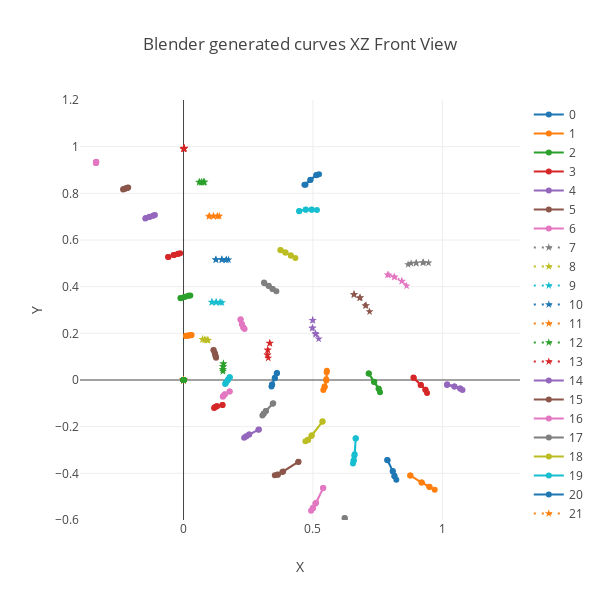

Source (notebook cell):
### Code cell
nx = np.concatenate((nc[0], nc[1], nc[2], nc[3], nc[4], nc[5], nc[6]))
gx = gy.FormatNetworkToGraphColumns(nx, xOffset=0, yOffset=14, colPoints=7)

layout = go.Layout(
    title = 'Initial Curves',
    height = 600,
    width = 600,
    hovermode= 'closest',
    xaxis= dict(
        title= 'X',
        range = [-.4,1.3],
    ),
    yaxis=dict(
        title= 'Y',
        range = [-.6,1.2],
    )
)
layout.title = 'Blender generated curves XZ Front View'
f = gy.graphCurves(gx, layout, dashRange=range(7,14))
f = gy.graphCurves(gx, layout, dashRange=gy.rangeList([range(7,14),range(21,28)]))
offline.iplot(f)

### Figure 1 — Plotly figure (JSON) as saved in the notebook; plotly's stock layout.template omitted (floating-point values rounded to 4 significant figures)
{"data": [{"line": {"shape": "spline"}, "name": "0", "type": "scatter", "uid": "b7f0ceda-c406-44b1-bac7-b46ac38f741a", "x": [-1.919e-08, 5.959e-05, 2.132e-06, 9.772e-06, 8.668e-06, 3.496e-05, 1.068e-09], "y": [4.778e-08, 7.342e-05, 2.779e-05, 3.187e-05, 4.368e-05, 4.538e-05, 1.58e-09]}, {"line": {"shape": "spline"}, "name": "1", "type": "scatter", "uid": "ef9eda9a-f3bf-4a16-b089-341d4f6522d0", "x": [0.0094, 0.01802, 0.02683, 0.03121, 0.02764, 0.01925, 0.01017], "y": [0.1895, 0.1907, 0.1921, 0.1929, 0.1915, 0.1905, 0.1883]}, {"line": {"shape": "spline"}, "name": "2", "type": "scatter", "uid": "41c00080-3904-4265-8930-14f925d3f1c4", "x": [-0.01195, 0.005312, 0.01846, 0.02624, 0.01968, 0.003758, -0.01041], "y": [0.3513, 0.3572, 0.3613, 0.3624, 0.3609, 0.3557, 0.3506]}, {"line": {"shape": "spline"}, "name": "3", "type": "scatter", "uid": "019ddf30-cd13-444d-b83f-a9bf67807800", "x": [-0.05974, -0.03614, -0.0215, -0.01318, -0.0211, -0.03841, -0.05803], "y": [0.5271, 0.5353, 0.5399, 0.5436, 0.5413, 0.5357, 0.5276]}, {"line": {"shape": "spline"}, "name": "4", "type": "scatter", "uid": "1614f7a0-b198-43c7-82a6-ccfb35d61d40", "x": [-0.1477, -0.1316, -0.1175, -0.1106, -0.1169, -0.1316, -0.1457], "y": [0.6922, 0.6991, 0.7043, 0.707, 0.705, 0.6999, 0.6944]}, {"line": {"shape": "spline"}, "name": "5", "type": "scatter", "uid": "6c863863-6f3f-403d-ac85-42b0dafc988d", "x": [-0.2334, -0.2252, -0.2176, -0.2139, -0.2164, -0.2234, -0.2318], "y": [0.8169, 0.8198, 0.8227, 0.8249, 0.8241, 0.8213, 0.8186]}, {"line": {"shape": "spline"}, "name": "6", "type": "scatter", "uid": "3bdf8ffb-f874-49cd-83a3-770124dba7ce", "x": [-0.3385, -0.338, -0.3375, -0.3373, -0.3376, -0.338, -0.3385], "y": [0.9305, 0.9324, 0.9341, 0.9352, 0.9341, 0.9324, 0.9305]}, {"line": {"dash": "2px,6px", "shape": "spline"}, "marker": {"symbol": "star"}, "name": "7", "type": "scatter", "uid": "31f4bf7f-caf6-41b8-aced-4ddfc0eb0dcf", "x": [-1.328e-09, 8.11e-05, 1.151e-05, 2.008e-05, 2.308e-05, 4.837e-05, 1.18e-09], "y": [5.14e-08, 4.861e-05, 2.538e-05, 2.661e-05, 3.808e-05, 3.069e-05, 1.184e-09]}, {"line": {"dash": "2px,6px", "shape": "spline"}, "marker": {"symbol": "star"}, "name": "8", "type": "scatter", "uid": "74ac50dc-aab4-439e-8dbd-6a7df5a458e6", "x": [0.07364, 0.08216, 0.09092, 0.0953, 0.09148, 0.08324, 0.07396], "y": [0.1749, 0.173, 0.1714, 0.1706, 0.1705, 0.1724, 0.1734]}, {"line": {"dash": "2px,6px", "shape": "spline"}, "marker": {"symbol": "star"}, "name": "9", "type": "scatter", "uid": "71c03b90-1ce1-4d99-88a5-c4ebb38e706a", "x": [0.1089, 0.1272, 0.1409, 0.1486, 0.1419, 0.1252, 0.1101], "y": [0.3342, 0.3339, 0.3332, 0.3316, 0.3324, 0.3329, 0.333]}, {"line": {"dash": "2px,6px", "shape": "spline"}, "marker": {"symbol": "star"}, "name": "10", "type": "scatter", "uid": "c8e55f85-90ee-461b-ad54-aac475a25aec", "x": [0.1242, 0.1491, 0.1644, 0.1735, 0.1653, 0.1471, 0.1259], "y": [0.5158, 0.5154, 0.5147, 0.5153, 0.5159, 0.5165, 0.5157]}, {"line": {"dash": "2px,6px", "shape": "spline"}, "marker": {"symbol": "star"}, "name": "11", "type": "scatter", "uid": "60165320-6f51-40fa-a939-140f74787f7f", "x": [0.09793, 0.1155, 0.1304, 0.1379, 0.1313, 0.1157, 0.1006], "y": [0.701, 0.7019, 0.702, 0.7022, 0.7025, 0.7027, 0.7024]}, {"line": {"dash": "2px,6px", "shape": "spline"}, "marker": {"symbol": "star"}, "name": "12", "type": "scatter", "uid": "a1683cb7-893d-4d77-a6d7-b4c4558f9301", "x": [0.06006, 0.06879, 0.07689, 0.08118, 0.0785, 0.07091, 0.06215], "y": [0.8475, 0.8473, 0.8475, 0.8483, 0.8484, 0.8482, 0.8485]}, {"line": {"dash": "2px,6px", "shape": "spline"}, "marker": {"symbol": "star"}, "name": "13", "type": "scatter", "uid": "3d635597-199a-4a8c-9706-d587be258292", "x": [0.000153, 0.001305, 0.002337, 0.002922, 0.002261, 0.001256, 0.0001344], "y": [0.9901, 0.9917, 0.9932, 0.9942, 0.9932, 0.9918, 0.9902]}, {"line": {"shape": "spline"}, "name": "14", "type": "scatter", "uid": "45acdf56-a069-4453-a74f-66207901e9ca", "x": [-9.126e-10, -3.864e-05, -4.804e-05, 0.0001305, 3.639e-05, -0.0001354, 9.126e-10], "y": [-5.208e-10, 6.515e-05, 9.949e-05, 4.398e-05, -2.796e-06, 1.566e-05, 5.208e-10]}, {"line": {"shape": "spline"}, "name": "15", "type": "scatter", "uid": "5364770b-638b-4e19-9a95-8bc3255a7260", "x": [0.1157, 0.1209, 0.1235, 0.1256, 0.1241, 0.1213, 0.1165], "y": [0.1282, 0.1152, 0.1031, 0.09582, 0.1032, 0.1138, 0.1278]}, {"line": {"shape": "spline"}, "name": "16", "type": "scatter", "uid": "99f4bc7d-7f03-4dff-acca-26ed3a4e04d5", "x": [0.2202, 0.2258, 0.2314, 0.2359, 0.2307, 0.2252, 0.2205], "y": [0.2585, 0.2394, 0.2253, 0.2186, 0.2253, 0.2398, 0.2602]}, {"line": {"shape": "spline"}, "name": "17", "type": "scatter", "uid": "2df49b23-67a7-476c-b98e-1c2249375a0f", "x": [0.3111, 0.3284, 0.3447, 0.3586, 0.3435, 0.3296, 0.3122], "y": [0.4182, 0.4036, 0.3895, 0.3802, 0.3898, 0.4024, 0.4151]}, {"line": {"shape": "spline"}, "name": "18", "type": "scatter", "uid": "286a058e-8db6-487b-ad84-bb9a8c6f6d57", "x": [0.3758, 0.3936, 0.4146, 0.4321, 0.4145, 0.3937, 0.3741], "y": [0.5565, 0.5462, 0.5336, 0.5233, 0.5337, 0.5464, 0.5575]}, {"line": {"shape": "spline"}, "name": "19", "type": "scatter", "uid": "bf68486a-34bb-4e6c-a263-8e1769fe35dd", "x": [0.4473, 0.472, 0.4952, 0.5155, 0.4953, 0.4725, 0.4467], "y": [0.7247, 0.7295, 0.7301, 0.7288, 0.7302, 0.7305, 0.7237]}, {"line": {"shape": "spline"}, "name": "20", "type": "scatter", "uid": "28425da9-b12e-40a8-8104-48e8a710e94e", "x": [0.467, 0.4904, 0.5134, 0.5234, 0.5131, 0.4902, 0.4713], "y": [0.8365, 0.8586, 0.8781, 0.8818, 0.8771, 0.857, 0.8363]}, {"line": {"dash": "2px,6px", "shape": "spline"}, "marker": {"symbol": "star"}, "name": "21", "type": "scatter", "uid": "2a9ad19b-1f85-4623-99bc-e43f79980956", "x": [-5.991e-10, 3.49e-05, -3.58e-05, -2.245e-05, 1.488e-05, -1.244e-05, 5.991e-10], "y": [-1.476e-10, 8.192e-06, -2.199e-05, -8.885e-06, 2.536e-06, -1.181e-05, 1.476e-10]}, {"line": {"dash": "2px,6px", "shape": "spline"}, "marker": {"symbol": "star"}, "name": "22", "type": "scatter", "uid": "e55eed52-55f4-488c-8518-b8eb645e1192", "x": [0.1544, 0.1523, 0.1522, 0.1523, 0.1521, 0.1529, 0.1541], "y": [0.06983, 0.05785, 0.04462, 0.03728, 0.04502, 0.05761, 0.06945]}, {"line": {"dash": "2px,6px", "shape": "spline"}, "marker": {"symbol": "star"}, "name": "23", "type": "scatter", "uid": "b9175df3-9358-466c-9cc7-32e4f89f5097", "x": [0.3335, 0.3248, 0.3244, 0.3275, 0.3242, 0.3256, 0.3329], "y": [0.1582, 0.1287, 0.1077, 0.09433, 0.107, 0.1288, 0.1574]}, {"line": {"dash": "2px,6px", "shape": "spline"}, "marker": {"symbol": "star"}, "name": "24", "type": "scatter", "uid": "06a312a9-fa14-4a04-87c9-a63c49ab3e89", "x": [0.4995, 0.4973, 0.5097, 0.5222, 0.5108, 0.499, 0.4986], "y": [0.2562, 0.2215, 0.1997, 0.1762, 0.1959, 0.2242, 0.256]}, {"line": {"dash": "2px,6px", "shape": "spline"}, "marker": {"symbol": "star"}, "name": "25", "type": "scatter", "uid": "5b279ffd-c23e-4bd7-aabd-3f3d1fab1f6f", "x": [0.6575, 0.6802, 0.7025, 0.7189, 0.7054, 0.6828, 0.6598], "y": [0.3663, 0.3517, 0.3184, 0.2928, 0.3194, 0.353, 0.3665]}, {"line": {"dash": "2px,6px", "shape": "spline"}, "marker": {"symbol": "star"}, "name": "26", "type": "scatter", "uid": "58a882c9-ede8-47bc-99ba-4fb55ea90aae", "x": [0.788, 0.8139, 0.8434, 0.8619, 0.8434, 0.8153, 0.7928], "y": [0.4511, 0.4423, 0.4246, 0.4038, 0.4231, 0.4413, 0.4499]}, {"line": {"dash": "2px,6px", "shape": "spline"}, "marker": {"symbol": "star"}, "name": "27", "type": "scatter", "uid": "d380fb53-705c-4b0f-b424-0538173c9e90", "x": [0.8676, 0.8983, 0.9243, 0.9466, 0.927, 0.8999, 0.8792], "y": [0.4952, 0.5011, 0.5027, 0.5021, 0.5033, 0.5014, 0.4998]}, {"line": {"shape": "spline"}, "name": "28", "type": "scatter", "uid": "9b28dceb-6d68-4894-a8db-7ab19200c847", "x": [-1.118e-10, 2.298e-05, -9.954e-06, 2.488e-05, -1.995e-05, -1.054e-05, -7.026e-18], "y": [-2.082e-18, 7.176e-06, -5.761e-07, 5.316e-06, 2.815e-05, 4.674e-06, 1.665e-18]}, {"line": {"shape": "spline"}, "name": "29", "type": "scatter", "uid": "52c0d5d1-660a-465d-a4e8-8ef3585914f6", "x": [0.1789, 0.1709, 0.1631, 0.1608, 0.1634, 0.1706, 0.1775], "y": [0.01137, -0.0002205, -0.01248, -0.0176, -0.01152, -0.001581, 0.0117]}, {"line": {"shape": "spline"}, "name": "30", "type": "scatter", "uid": "324df6a0-9044-4ab7-a948-a4acd213f173", "x": [0.36, 0.3527, 0.3421, 0.3398, 0.3426, 0.3526, 0.3613], "y": [0.02908, 0.007708, -0.01912, -0.02789, -0.0195, 0.009425, 0.0303]}, {"line": {"shape": "spline"}, "name": "31", "type": "scatter", "uid": "faac1c30-f086-40b2-bc3e-152f93a3c4fd", "x": [0.5539, 0.5518, 0.5456, 0.5402, 0.5448, 0.5514, 0.553], "y": [0.0395, -0.001871, -0.02956, -0.04247, -0.02794, 0.00318, 0.03366]}, {"line": {"shape": "spline"}, "name": "32", "type": "scatter", "uid": "2228c9eb-b8fe-4666-ac5b-f9c01431655d", "x": [0.7155, 0.7359, 0.7535, 0.7592, 0.7543, 0.7369, 0.7156], "y": [0.02831, -0.008196, -0.03794, -0.05199, -0.03782, -0.007021, 0.02803]}, {"line": {"shape": "spline"}, "name": "33", "type": "scatter", "uid": "9fe68bef-8246-4767-85f2-9e1c5352d501", "x": [0.8893, 0.9165, 0.9344, 0.9409, 0.9349, 0.9168, 0.8885], "y": [0.008636, -0.02166, -0.0414, -0.05612, -0.04154, -0.02158, 0.01042]}, {"line": {"shape": "spline"}, "name": "34", "type": "scatter", "uid": "1012bb6b-3678-456c-864d-54ecaba6f7e6", "x": [1.019, 1.047, 1.069, 1.078, 1.069, 1.046, 1.018], "y": [-0.01849, -0.02781, -0.03609, -0.0428, -0.03614, -0.02834, -0.02157]}, {"line": {"shape": "spline"}, "name": "35", "type": "scatter", "uid": "b5980f6c-3370-41ac-8957-2c14689b4b1a", "x": [6.985e-12, 0.0001122, 0.001513, 0.0002053, 0.001369, -0.00046, 1.397e-11], "y": [1.066e-16, -0.0001846, 5.368e-05, 0.0004543, 6.521e-05, -0.0003703, -2.665e-16]}, {"line": {"shape": "spline"}, "name": "36", "type": "scatter", "uid": "20df0a9e-9cf1-46c6-9d69-360a4fcf0ce8", "x": [0.1777, 0.1598, 0.1536, 0.1517, 0.1544, 0.1591, 0.1784], "y": [-0.04913, -0.06153, -0.0685, -0.07198, -0.06788, -0.06162, -0.04903]}, {"line": {"shape": "spline"}, "name": "37", "type": "scatter", "uid": "dc38277c-7639-48cd-b1c4-2ffa2a9ca2bf", "x": [0.3465, 0.3179, 0.3097, 0.3046, 0.3102, 0.3186, 0.3447], "y": [-0.09996, -0.1329, -0.1446, -0.1521, -0.1434, -0.1327, -0.1017]}, {"line": {"shape": "spline"}, "name": "38", "type": "scatter", "uid": "db3d0c88-c601-4e88-b119-220fbbb48522", "x": [0.5366, 0.4937, 0.4801, 0.471, 0.4816, 0.4957, 0.5372], "y": [-0.1787, -0.2403, -0.2564, -0.2629, -0.2569, -0.2366, -0.1769]}, {"line": {"shape": "spline"}, "name": "39", "type": "scatter", "uid": "69369818-6724-40fd-9fb3-4b5d4382cf3e", "x": [0.6657, 0.6598, 0.6584, 0.6546, 0.6566, 0.6613, 0.6646], "y": [-0.2499, -0.3248, -0.3455, -0.3581, -0.3453, -0.3187, -0.251]}, {"line": {"shape": "spline"}, "name": "40", "type": "scatter", "uid": "48382dec-97a2-4f8e-ae6f-fba5355c7ef0", "x": [0.7886, 0.8086, 0.8152, 0.8221, 0.8146, 0.8083, 0.7867], "y": [-0.3438, -0.3918, -0.4104, -0.4277, -0.4125, -0.3902, -0.3425]}, {"line": {"shape": "spline"}, "name": "41", "type": "scatter", "uid": "58e9eba4-2658-4f47-9d44-6a302014563e", "x": [0.8758, 0.9193, 0.9495, 0.9704, 0.9508, 0.9207, 0.8767], "y": [-0.4088, -0.4391, -0.4579, -0.4707, -0.4583, -0.4391, -0.4092]}, {"line": {"shape": "spline"}, "name": "42", "type": "scatter", "uid": "b5473c5c-23d2-433f-bd17-0c148bfb0c5e", "x": [2.764e-09, 4.232e-05, 0.00144, 0.0003483, 0.001309, -0.000559, -2.744e-09], "y": [-4.886e-10, -0.0002118, -0.0004669, 0.0003566, -0.0004071, -0.0001906, 4.814e-10]}, {"line": {"shape": "spline"}, "name": "43", "type": "scatter", "uid": "0b349ad0-a3b8-4f21-ba51-37accde75a8f", "x": [0.1502, 0.1291, 0.1209, 0.1179, 0.1218, 0.1284, 0.1509], "y": [-0.1069, -0.1125, -0.1169, -0.1195, -0.1166, -0.1123, -0.1071]}, {"line": {"shape": "spline"}, "name": "44", "type": "scatter", "uid": "4a6ecee1-0b39-492b-87dc-fcacdac8c553", "x": [0.2914, 0.2533, 0.2415, 0.2342, 0.2425, 0.2539, 0.2891], "y": [-0.2124, -0.2336, -0.2417, -0.2471, -0.2409, -0.2337, -0.2135]}, {"line": {"shape": "spline"}, "name": "45", "type": "scatter", "uid": "0aa3dfd9-891e-4c3c-8369-4f219eaa6f83", "x": [0.4431, 0.3817, 0.3634, 0.3527, 0.3647, 0.3849, 0.4443], "y": [-0.3515, -0.3946, -0.4051, -0.4082, -0.4061, -0.3919, -0.35]}, {"line": {"shape": "spline"}, "name": "46", "type": "scatter", "uid": "c9de6d63-6220-4894-b3c3-b58e2fa35f27", "x": [0.5401, 0.509, 0.5005, 0.4927, 0.499, 0.5124, 0.5387], "y": [-0.4625, -0.5309, -0.5498, -0.5604, -0.549, -0.5257, -0.4631]}, {"line": {"shape": "spline"}, "name": "47", "type": "scatter", "uid": "ceb8e377-5887-4a75-9b38-6ba40ef55332", "x": [0.6234, 0.6258, 0.6256, 0.6262, 0.6243, 0.6261, 0.6221], "y": [-0.5928, -0.6447, -0.6645, -0.6831, -0.6663, -0.6432, -0.591]}, {"line": {"shape": "spline"}, "name": "48", "type": "scatter", "uid": "c763a450-cc1c-47f4-b0d3-b2f0f1a8749c", "x": [0.6832, 0.7136, 0.7357, 0.7509, 0.7367, 0.715, 0.6838], "y": [-0.6837, -0.7271, -0.755, -0.7742, -0.7558, -0.7275, -0.6844]}], "layout": {"height": 600, "hovermode": "closest", "title": {"text": "Blender generated curves XZ Front View"}, "width": 600, "xaxis": {"range": [-0.4, 1.3], "title": {"text": "X"}}, "yaxis": {"range": [-0.6, 1.2], "title": {"text": "Y"}}}}
